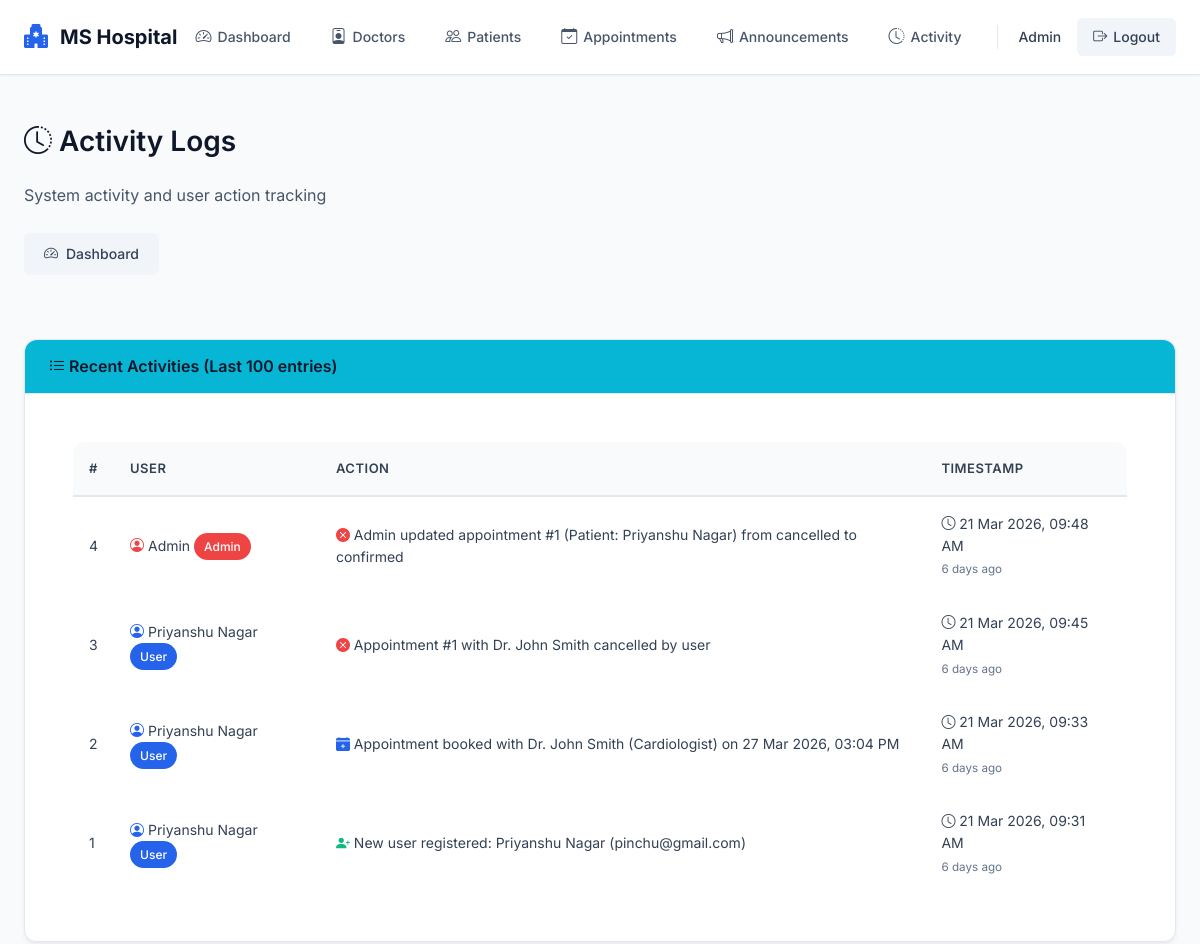
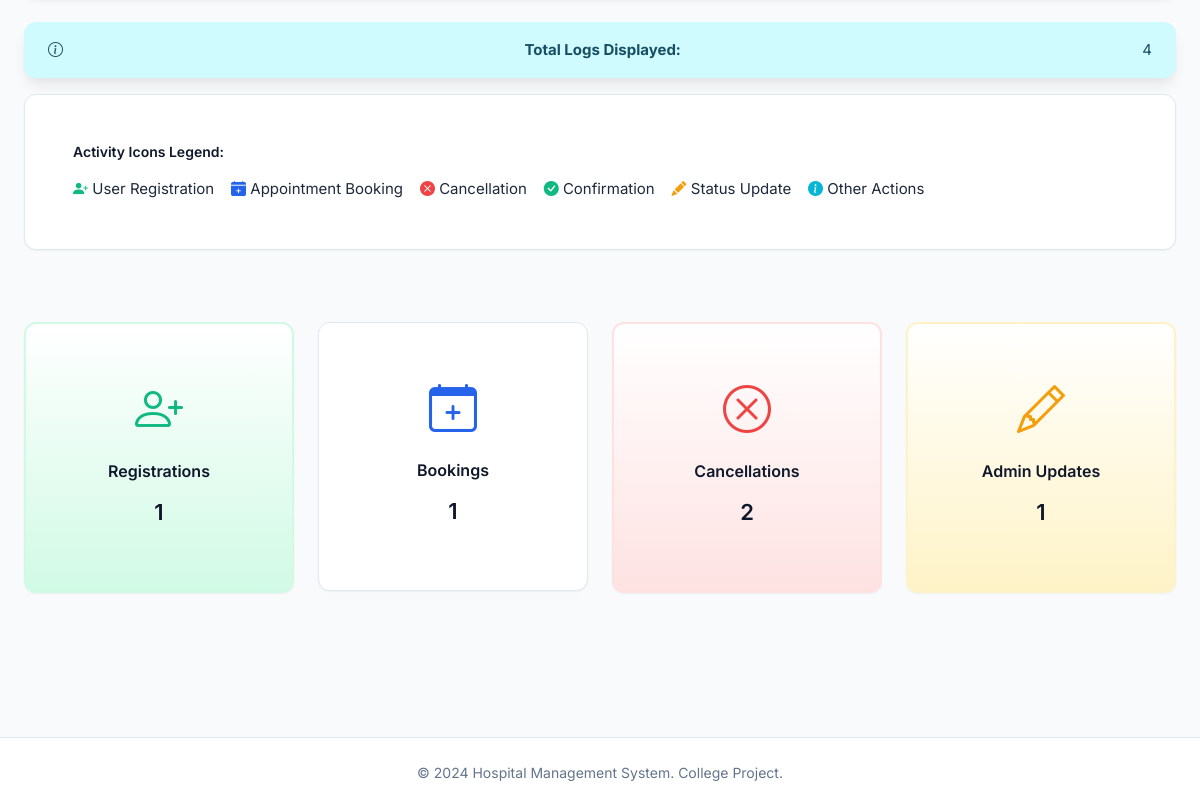
Before: /admin/activity-logs (signed in) with the older database file (2 pictures, top to bottom).
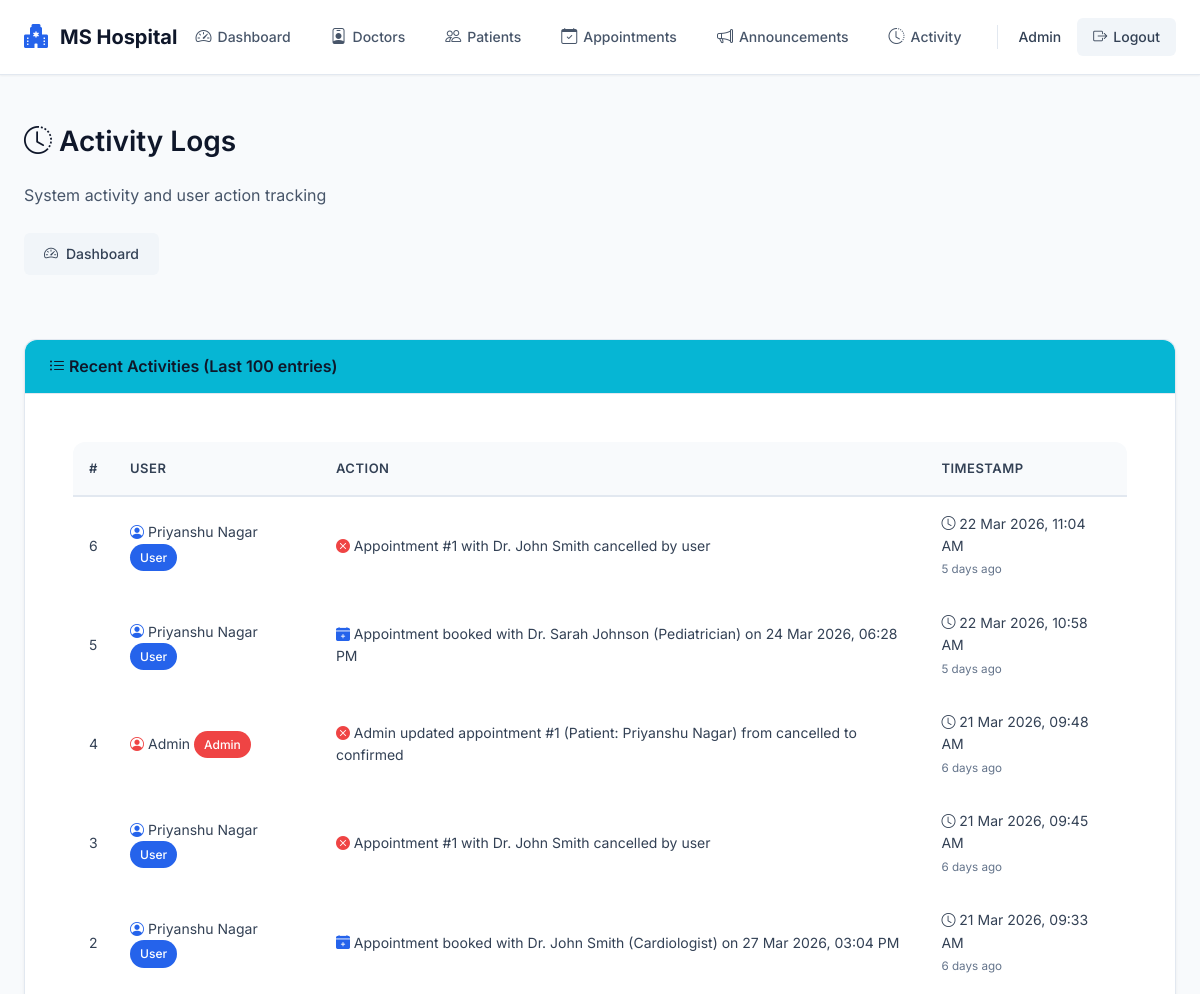
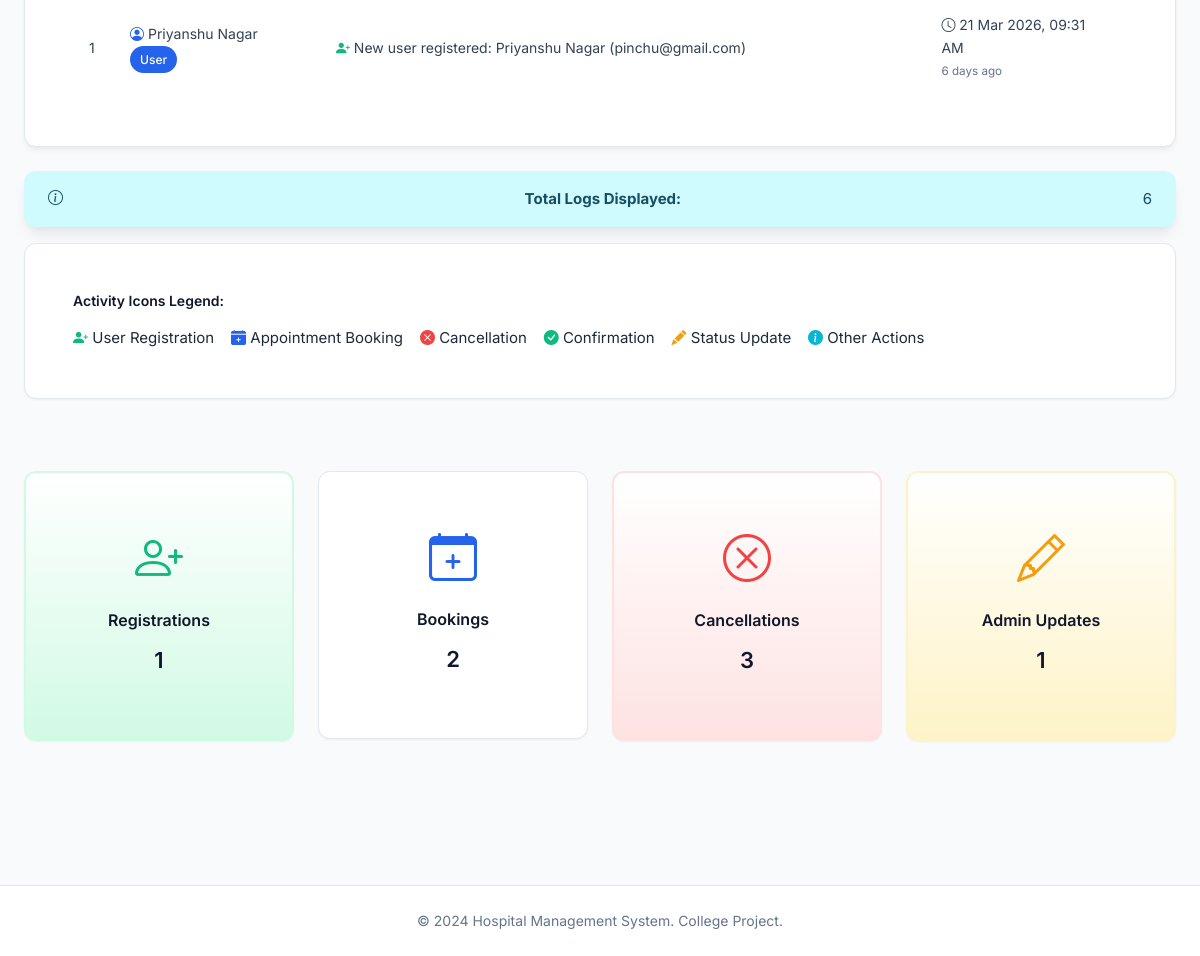
After: the same page with the newer database file (2 pictures, top to bottom).
### models.py (models this page shows, shortened)
class ActivityLog(db.Model):
    __tablename__ = 'activity_logs'
    id = db.Column(db.Integer, primary_key=True)
    user_id = db.Column(db.Integer, db.ForeignKey('users.id'), nullable=True)  # Nullable for system actions
    action = db.Column(db.String(500), nullable=False)
    timestamp = db.Column(db.DateTime, default=datetime.utcnow)
    user = db.relationship('User', backref=db.backref('activity_logs', lazy=True))

class User(UserMixin, db.Model):
    __tablename__ = 'users'
    id = db.Column(db.Integer, primary_key=True)
    name = db.Column(db.String(100), nullable=False)
    email = db.Column(db.String(120), unique=True, nullable=False)
    password_hash = db.Column(db.String(255), nullable=False)
    role = db.Column(db.String(20), nullable=False, default='user')  # 'user' or 'admin'
    created_at = db.Column(db.DateTime, default=datetime.utcnow)
    appointments = db.relationship('Appointment', backref='patient', lazy=True, cascade='all, delete-orphan')
    @property
    def is_admin(self):
        return self.role == 'admin'

### admin.py (the view)
@admin_bp.route('/activity-logs')
@login_required
@admin_required
def activity_logs():
    from datetime import datetime
    logs = ActivityLog.query.order_by(ActivityLog.timestamp.desc()).limit(100).all()
    registration_count = sum(1 for log in logs if 'registered' in log.action)
    booking_count = sum(1 for log in logs if 'booked' in log.action)
    cancellation_count = sum(1 for log in logs if 'cancelled' in log.action)
    admin_update_count = sum(1 for log in logs if 'Admin updated' in log.action)
    return render_template('admin/activity_logs.html',
                         logs=logs,
                         now=datetime.now(),
                         registration_count=registration_count,
                         booking_count=booking_count,
                         cancellation_count=cancellation_count,
                         admin_update_count=admin_update_count)

### admin.py (called while the page is built)
def admin_required(f):
    @wraps(f)
    def decorated_function(*args, **kwargs):
        if not current_user.is_admin:
            flash('Access denied. Admin privileges required.', 'danger')
            return redirect(url_for('user.dashboard'))
        return f(*args, **kwargs)
    return decorated_function

### app.py (called while the page is built)
@login_manager.user_loader
def load_user(user_id):
    return User.query.get(int(user_id))

### templates/admin/activity_logs.html (shortened to what the changed rows need)
{% extends "base.html" %}
{% block content %}
<div class="row">
    <div class="col-md-12">
        <h2 class="mb-4">
            <i class="bi bi-clock-history"></i> Activity Logs
        </h2>
    </div>
</div>
<div class="row mt-4">
    <div class="col-md-12">
        {% if logs %}
            <div class="card shadow">
                <div class="card-header bg-info text-white">
                    <h5 class="mb-0"><i class="bi bi-list-ul"></i> Recent Activities (Last 100 entries)</h5>
                </div>
                <div class="card-body">
                    <div class="table-responsive">
                        <table class="table table-hover">
                            <thead class="table-dark">
                                <tr>
                                    <th>#</th>
                                    <th>User</th>
                                    <th>Action</th>
                                    <th>Timestamp</th>
                                </tr>
                            </thead>
                            <tbody>
                                {% for log in logs %}
                                <tr>
                                    <td>{{ log.id }}</td>
                                    <td>
                                        {% if log.user %}
                                            <i class="bi bi-person-circle {% if log.user.is_admin %}text-danger{% else %}text-primary{% endif %}"></i>
                                            {{ log.user.name }}
                                            {% if log.user.is_admin %}
                                                <span class="badge bg-danger">Admin</span>
                                            {% else %}
                                                <span class="badge bg-primary">User</span>
                                            {% endif %}
                                        {% else %}
                                            <span class="text-muted">System</span>
                                        {% endif %}
                                    </td>
                                    <td>
                                        {% if 'registered' in log.action %}
                                            <i class="bi bi-person-plus-fill text-success"></i>
                                        {% elif 'booked' in log.action %}
                                            <i class="bi bi-calendar-plus-fill text-primary"></i>
                                        {% elif 'cancelled' in log.action %}
                                            <i class="bi bi-x-circle-fill text-danger"></i>
                                        {% elif 'updated' in log.action %}
                                            <i class="bi bi-pencil-fill text-warning"></i>
                                        {% elif 'confirmed' in log.action %}
                                            <i class="bi bi-check-circle-fill text-success"></i>
                                        {% else %}
                                            <i class="bi bi-info-circle-fill text-info"></i>
                                        {% endif %}
                                        {{ log.action }}
                                    </td>
                                    <td>
                                        <i class="bi bi-clock"></i>
                                        {{ log.timestamp.strftime('%d %b %Y, %I:%M %p') }}
                                        <br>
                                        <small class="text-muted">
                                            {% set time_diff = (now - log.timestamp).total_seconds() %}
                                            {% if time_diff < 60 %}
                                                Just now
                                            {% elif time_diff < 3600 %}
                                                {{ (time_diff / 60) | int }} minutes ago
                                            {% elif time_diff < 86400 %}
                                                {{ (time_diff / 3600) | int }} hours ago
                                            {% else %}
                                                {{ (time_diff / 86400) | int }} days ago
                                            {% endif %}
                                        </small>
                                    </td>
                                </tr>
                                {% endfor %}
                            </tbody>
                        </table>
                    </div>
                </div>
            </div>
            <div class="alert alert-info mt-3">
                <i class="bi bi-info-circle"></i> <strong>Total Logs Displayed:</strong> {{ logs|length }}
            </div>
            <div class="card mt-3">
                <div class="card-body">
                    <h6>Activity Icons Legend:</h6>
                    <i class="bi bi-person-plus-fill text-success"></i> User Registration &nbsp;&nbsp;
                    <i class="bi bi-calendar-plus-fill text-primary"></i> Appointment Booking &nbsp;&nbsp;
                    <i class="bi bi-x-circle-fill text-danger"></i> Cancellation &nbsp;&nbsp;
                    <i class="bi bi-check-circle-fill text-success"></i> Confirmation &nbsp;&nbsp;
                    <i class="bi bi-pencil-fill text-warning"></i> Status Update &nbsp;&nbsp;
                    <i class="bi bi-info-circle-fill text-info"></i> Other Actions
                </div>
            </div>
        {% else %}
            <div class="alert alert-warning">
                <h4><i class="bi bi-exclamation-triangle"></i> No Activity Logs</h4>
                <p>No activity has been logged yet.</p>
            </div>
        {% endif %}
    </div>
</div>
<div class="row mt-4">
    <div class="col-md-3">
        <div class="card border-primary">
            <div class="card-body text-center">
                <i class="bi bi-calendar-plus display-4 text-primary"></i>
                <h5 class="mt-2">Bookings</h5>
                <h3>{{ booking_count }}</h3>
            </div>
        </div>
    </div>
    <div class="col-md-3">
        <div class="card border-danger">
            <div class="card-body text-center">
                <i class="bi bi-x-circle display-4 text-danger"></i>
                <h5 class="mt-2">Cancellations</h5>
                <h3>{{ cancellation_count }}</h3>
            </div>
        </div>
    </div>
</div>
{% endblock %}

Changed rows visible on the page:
added ActivityLog: id "6", user.name "Priyanshu Nagar", shows "User", action "Appointment #1 with Dr. John Smith cancelled by user", timestamp "22 Mar 2026, 11:04 AM"
added ActivityLog: id "5", user.name "Priyanshu Nagar", shows "User", action "Appointment booked with Dr. Sarah Johnson (Pediatrician) on 24 Mar 2026, 06:28 PM", timestamp "22 Mar 2026, 10:58 AM", (time_diff/86400)|int "5"
Other visible differences:
{{ logs|length }}: "4" → "6"
{{ booking_count }}: "1" → "2"
{{ cancellation_count }}: "2" → "3"
